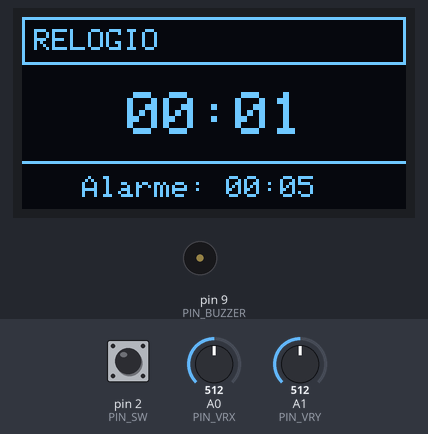
A sketch run on a simulated Arduino Uno, built with avr-gcc and run on an emulated ATmega328P. Shown: 128×64 one-colour display, buzzer (waves = sounding). The test bench sets the inputs (shaded band); at power-on: pin 2 (PIN_SW) HIGH, A0 (PIN_VRX) = 512, A1 (PIN_VRY) = 512.

Above: at 1.6 s.
1.7 s: pin 2 (PIN_SW) pulled LOW for 3.2 s
At 3.7 s:
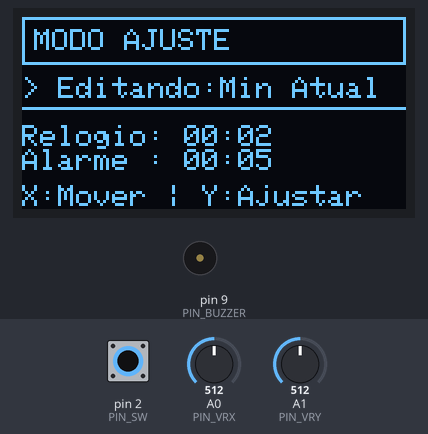
6.4 s: A0 (PIN_VRX) set to 599
7.9 s: A0 (PIN_VRX) set to 620
At 8.06 s:
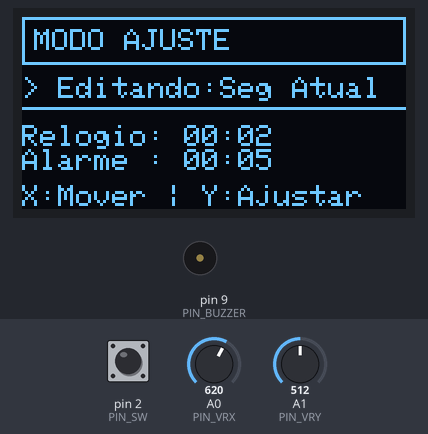
10.2 s: pin 2 (PIN_SW) pulled LOW for 0.15 s
At 14.0 s:
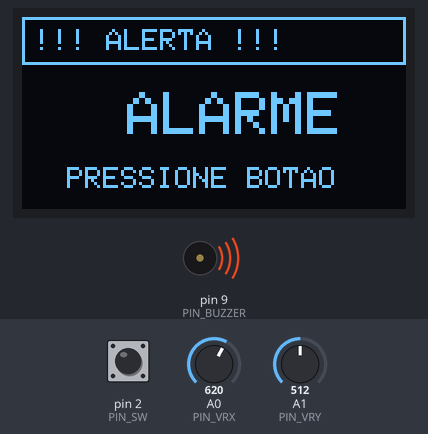
Timing chart, 0 to 14.3 s (numbered marks = the images above; inputs shaded):
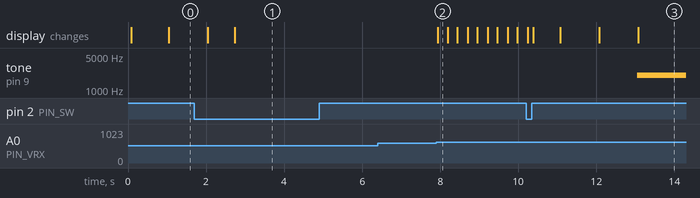

Measured:
- the behaviour switches between 612 and 613 on A0 (PIN_VRX) (found by bisection; images 1 and 2)
- after the input at 1.7 s, tone on pin 9 (PIN_BUZZER): stays silent (without the input it goes to 2000 Hz after 3.3 s); the display: first differs from a run without the input after 1.0 s (image 1)
- after the input at 6.4 s, every drawn part: stays the same
- after the input at 7.9 s, the display: changes at once (image 2)
- after the input at 10.2 s, tone on pin 9 (PIN_BUZZER): silent → 2000 Hz after 2.8 s; the display: first differs from a run without the input after 0.18 s (image 3 shows a later state)

The sketch:

stopwatch.ino
```cpp
// ============================================================
// Laboratório 2 - Alarme com Máquina de Estados (Modularizado)
// ============================================================

#include <Wire.h>
#include "pins.h"
#include "types.h"
#include "display_utils.h"
#include "input_utils.h"

// ===== Variáveis Globais de Tempo =====
unsigned long ultimoTick = 0;
const unsigned long tickInterval = 1000;
int minutosAtual = 0, segundosAtual = 0;
int minutosAlarme = 0, segundosAlarme = 5;

// ===== Variáveis Globais de Estado =====
EstadoPrincipal estadoAtual = ESTADO_NORMAL;
bool alarmeDisparado = false;
unsigned long inicioAlarme = 0;
const int duracaoAlarme = 5000;

// Configuração do modo ajuste
SubEstadoAjuste subEstadoAjuste = SEL_CAMPO;
unsigned long tempoUltimaAtividade = 0;
const int timeoutSubEstado = 3000; // 3s para voltar a selecionar campo

int campoSelecionado = 0;
const char* campos[] = {"Min Atual", "Seg Atual", "Min Alarme", "Seg Alarme"};

// ===== Funções de Lógica =====

void atualizarRelogio() {
  segundosAtual++;
  if (segundosAtual >= 60) {
    segundosAtual = 0;
    minutosAtual++;
    if (minutosAtual >= 60) minutosAtual = 0;
  }
}

void dispararAlarme() {
  estadoAtual = ESTADO_ALARME_ATIVO;
  alarmeDisparado = true;
  inicioAlarme = millis();
  tone(PIN_BUZZER, 2000);
}

void pararAlarme() {
  noTone(PIN_BUZZER);
  estadoAtual = ESTADO_NORMAL;
  alarmeDisparado = false;
  // Zera o tempo conforme solicitado
  minutosAtual = 0;
  segundosAtual = 0;
}

void tratarAcoesBotao(EstadoBotao b) {
  if (b == BOTAO_CONFIRMADO_CURTO) {
    if (estadoAtual == ESTADO_AJUSTE) {
      // AJUSTE --> NORMAL: botão SW curto
      estadoAtual = ESTADO_NORMAL;
      alarmeDisparado = false;
      atualizarDisplay(estadoAtual, subEstadoAjuste, minutosAtual, segundosAtual, minutosAlarme, segundosAlarme, campoSelecionado, campos, alarmeDisparado);
    } else if (estadoAtual == ESTADO_ALARME_ATIVO) {
      // ALARME_DISPARADO --> NORMAL: botão SW (DesligadoManual)
      pararAlarme();
      atualizarDisplay(estadoAtual, subEstadoAjuste, minutosAtual, segundosAtual, minutosAlarme, segundosAlarme, campoSelecionado, campos, alarmeDisparado);
    }
  } else if (b == BOTAO_CONFIRMADO_LONGO) {
    if (estadoAtual == ESTADO_NORMAL) {
      // NORMAL --> AJUSTE: botão SW longo
      estadoAtual = ESTADO_AJUSTE;
      subEstadoAjuste = SEL_CAMPO;
      campoSelecionado = 0;
      atualizarDisplay(estadoAtual, subEstadoAjuste, minutosAtual, segundosAtual, minutosAlarme, segundosAlarme, campoSelecionado, campos, alarmeDisparado);
    } else if (estadoAtual == ESTADO_ALARME_ATIVO) {
      // Também desliga o alarme no longo por conveniência
      pararAlarme();
      atualizarDisplay(estadoAtual, subEstadoAjuste, minutosAtual, segundosAtual, minutosAlarme, segundosAlarme, campoSelecionado, campos, alarmeDisparado);
    }
  }
}

void tratarAcoesJoystick(int dx, int dy) {
  tempoUltimaAtividade = millis();

  if (dx != 0) {
    // SelecionaCampo (Eixo X)
    subEstadoAjuste = SEL_CAMPO;
    campoSelecionado += dx;
    if (campoSelecionado < 0) campoSelecionado = 3;
    if (campoSelecionado > 3) campoSelecionado = 0;
  }

  if (dy != 0) {
    // IncrementaDecrementa (Eixo Y)
    subEstadoAjuste = INC_VALOR;
    int delta = dy;
    switch (campoSelecionado) {
      case 0: minutosAtual = (minutosAtual + delta + 60) % 60; break;
      case 1: segundosAtual = (segundosAtual + delta + 60) % 60; break;
      case 2: minutosAlarme = (minutosAlarme + delta + 60) % 60; break;
      case 3: segundosAlarme = (segundosAlarme + delta + 60) % 60; break;
    }
  }
}

// ===== SETUP =====
void setup() {
  Serial.begin(115200);

  if (!initDisplay()) {
    Serial.println("Erro OLED");
    while(1);
  }

  initInputs();
  pinMode(PIN_BUZZER, OUTPUT);
  noTone(PIN_BUZZER);

  atualizarDisplay(estadoAtual, subEstadoAjuste, minutosAtual, segundosAtual,
                   minutosAlarme, segundosAlarme, campoSelecionado,
                   campos, alarmeDisparado);
}

// ===== LOOP PRINCIPAL =====
void loop() {
  unsigned long agora = millis();

  // 1. Tick do Relógio
  if (agora - ultimoTick >= tickInterval) {
    ultimoTick = agora;
    if (estadoAtual == ESTADO_NORMAL) {
      atualizarRelogio();

      // Verifica alarme somente quando o tempo muda
      if (!alarmeDisparado && minutosAtual == minutosAlarme && segundosAtual == segundosAlarme) {
        dispararAlarme();
      }

      atualizarDisplay(estadoAtual, subEstadoAjuste, minutosAtual, segundosAtual,
                       minutosAlarme, segundosAlarme, campoSelecionado,
                       campos, alarmeDisparado);
    }
  }

  // 2. Processar Entradas
  // Se o alarme estiver ativo, verificamos a pressão bruta do botão para parada instantânea
  if (estadoAtual == ESTADO_ALARME_ATIVO && !digitalRead(PIN_SW)) {
      pararAlarme();
      atualizarDisplay(estadoAtual, subEstadoAjuste, minutosAtual, segundosAtual,
                       minutosAlarme, segundosAlarme, campoSelecionado,
                       campos, alarmeDisparado);
  }

  EstadoBotao b = processarBotao();
  tratarAcoesBotao(b);

  if (estadoAtual == ESTADO_AJUSTE) {
    // Timeout do sub-estado IncrementaDecrementa --> SelecionaCampo
    if (subEstadoAjuste == INC_VALOR && agora - tempoUltimaAtividade >= timeoutSubEstado) {
      subEstadoAjuste = SEL_CAMPO;
      atualizarDisplay(estadoAtual, subEstadoAjuste, minutosAtual, segundosAtual,
                       minutosAlarme, segundosAlarme, campoSelecionado,
                       campos, alarmeDisparado);
    }

    int dx, dy;
    if (lerJoystick(dx, dy)) {
      tratarAcoesJoystick(dx, dy);
      atualizarDisplay(estadoAtual, subEstadoAjuste, minutosAtual, segundosAtual,
                       minutosAlarme, segundosAlarme, campoSelecionado,
                       campos, alarmeDisparado);
    }
  }

  // 3. Lógica de Estados
  switch (estadoAtual) {
    case ESTADO_NORMAL:
      // A verificação do alarme agora só ocorre no "tick" do relógio (movido para cima)
      break;

    case ESTADO_ALARME_ATIVO:
      if (agora - inicioAlarme >= duracaoAlarme) {
        pararAlarme();
        atualizarDisplay(estadoAtual, subEstadoAjuste, minutosAtual, segundosAtual,
                         minutosAlarme, segundosAlarme, campoSelecionado,
                         campos, alarmeDisparado);
      }
      break;

    case ESTADO_AJUSTE:
      // Já tratado nas entradas
      break;
  }

  delay(10);
}
```

display_utils.cpp
```cpp
#include "display_utils.h"
#include <Wire.h>
#include <stdio.h>

// Definição do objeto display
Adafruit_SSD1306 display(SCREEN_WIDTH, SCREEN_HEIGHT, &Wire, -1);

bool initDisplay() {
  if (!display.begin(SSD1306_SWITCHCAPVCC, OLED_ADDR)) {
    return false;
  }
  display.clearDisplay();
  display.display();
  return true;
}

void desenharHeader(const char* titulo) {
  display.drawRect(0, 0, 128, 16, SSD1306_WHITE);
  display.setCursor(4, 4);
  display.setTextSize(1);
  display.println(titulo);
}

void atualizarDisplay(EstadoPrincipal estado,
                      SubEstadoAjuste subEstado,
                      int minAt, int segAt,
                      int minAl, int segAl,
                      int campoSel, const char* campos[],
                      bool alarmeDisparado) {
  display.clearDisplay();
  display.setTextColor(SSD1306_WHITE);

  char buf[32];

  switch (estado) {
    case ESTADO_NORMAL:
      display.invertDisplay(false);
      desenharHeader("RELOGIO");

      // Relógio Principal (Tamanho Grande)
      display.setTextSize(2);
      sprintf(buf, "%02d:%02d", minAt, segAt);
      display.setCursor(35, 25);
      display.println(buf);

      // Alarme no rodapé
      display.setTextSize(1);
      display.drawFastHLine(0, 48, 128, SSD1306_WHITE);
      sprintf(buf, "Alarme: %02d:%02d", minAl, segAl);
      display.setCursor(20, 53);
      display.println(buf);
      break;

    case ESTADO_AJUSTE:
      display.invertDisplay(false);
      desenharHeader("MODO AJUSTE");

      // Indica qual campo está sendo editado
      display.setCursor(0, 20);
      display.print(subEstado == SEL_CAMPO ? "> " : "* ");
      display.print("Editando:");
      display.println(campos[campoSel]);

      display.drawFastHLine(0, 30, 128, SSD1306_WHITE);

      // Valores atuais
      display.setCursor(0, 36);
      sprintf(buf, "Relogio: %02d:%02d", minAt, segAt);
      display.println(buf);
      sprintf(buf, "Alarme : %02d:%02d", minAl, segAl);
      display.println(buf);

      // Dica de navegação
      display.setCursor(0, 56);
      display.setTextSize(1);
      if (subEstado == SEL_CAMPO) display.print("X:Mover | Y:Ajustar");
      else display.print("Alterando Valor...");
      break;

    case ESTADO_ALARME_ATIVO:
      // Efeito Strobo (Pisca invertendo a cada 250ms)
      display.invertDisplay((millis() / 250) % 2);

      desenharHeader("!!! ALERTA !!!");

      display.setTextSize(2);
      display.setCursor(35, 25);
      display.println("ALARME");

      display.setTextSize(1);
      display.setCursor(15, 50);
      display.println("PRESSIONE BOTAO");
      break;
  }
  display.display();
}
```

display_utils.h
```cpp
#ifndef DISPLAY_UTILS_H
#define DISPLAY_UTILS_H

#include <Adafruit_SSD1306.h>
#include "types.h"

#define SCREEN_WIDTH 128
#define SCREEN_HEIGHT 64
#define OLED_ADDR 0x3C

// Declaração externa para que outros arquivos possam usar
extern Adafruit_SSD1306 display;

bool initDisplay();
void atualizarDisplay(EstadoPrincipal estado,
                      SubEstadoAjuste subEstado,
                      int minAt, int segAt,
                      int minAl, int segAl,
                      int campoSel, const char* campos[],
                      bool alarmeDisparado);

#endif
```

input_utils.cpp
```cpp
#include "input_utils.h"

// Variáveis internas para debounce e joystick
static unsigned long tempoPressionado = 0;
static const int LIMIAR_LONGO = 1000;
static EstadoBotao estadoBotaoInterno = BOTAO_ESPERA;

static int ultimoValorX = 512;
static int ultimoValorY = 512;
static const int deadzone = 100;
static unsigned long tempoUltimoMovimento = 0;
static const unsigned int atrasoMovimento = 250;

void initInputs() {
  pinMode(PIN_SW, INPUT_PULLUP);
}

EstadoBotao processarBotao() {
  bool pressionado = !digitalRead(PIN_SW);
  unsigned long agora = millis();

  switch (estadoBotaoInterno) {
    case BOTAO_ESPERA:
      if (pressionado) {
        estadoBotaoInterno = BOTAO_PRECIONADO;
        tempoPressionado = agora;
      }
      break;

    case BOTAO_PRECIONADO:
      if (!pressionado) {
        // Soltou rápido: clique curto
        if (agora - tempoPressionado >= 50) {
          estadoBotaoInterno = BOTAO_CONFIRMADO_CURTO; // Vai para o estado de confirmação
          return BOTAO_CONFIRMADO_CURTO;
        } else {
          estadoBotaoInterno = BOTAO_ESPERA;
        }
      } else {
        // Ainda segurando: clique longo
        if (agora - tempoPressionado >= LIMIAR_LONGO) {
          estadoBotaoInterno = BOTAO_CONFIRMADO_LONGO; // Vai para o estado de confirmação
          return BOTAO_CONFIRMADO_LONGO;
        }
      }
      break;

    case BOTAO_CONFIRMADO_CURTO:
    case BOTAO_CONFIRMADO_LONGO:
      // ESTADO DE TRAVA: Só volta a aceitar cliques quando você soltar o botão
      if (!pressionado) {
        estadoBotaoInterno = BOTAO_ESPERA;
      }
      return BOTAO_ESPERA;
      break;
  }
  return BOTAO_ESPERA;
}

bool lerJoystick(int &deltaX, int &deltaY) {
  int vrx = analogRead(PIN_VRX);
  int vry = analogRead(PIN_VRY);
  unsigned long agora = millis();
  bool mudou = false;

  deltaX = 0;
  deltaY = 0;

  if (agora - tempoUltimoMovimento > atrasoMovimento) {
    if (abs(vrx - 512) > deadzone) {
      deltaX = (vrx < 512 - deadzone) ? -1 : 1;
      mudou = true;
    }
    if (abs(vry - 512) > deadzone) {
      deltaY = (vry < 512 - deadzone) ? -1 : 1;
      mudou = true;
    }
    if (mudou) tempoUltimoMovimento = agora;
  }
  return mudou;
}
```

input_utils.h
```cpp
#ifndef INPUT_UTILS_H
#define INPUT_UTILS_H

#include <Arduino.h>
#include "types.h"
#include "pins.h"

void initInputs();
EstadoBotao processarBotao();
bool lerJoystick(int &deltaX, int &deltaY);

#endif
```

types.h
```cpp
#ifndef TYPES_H
#define TYPES_H

// Estados Principais do Sistema
typedef enum {
  ESTADO_NORMAL,
  ESTADO_AJUSTE,
  ESTADO_ALARME_ATIVO
} EstadoPrincipal;

// Sub-estados do modo de ajuste
typedef enum { SEL_CAMPO, INC_VALOR } SubEstadoAjuste;

// Estados da Máquina de Estados do Botão (Debounce)
typedef enum {
  BOTAO_ESPERA,
  BOTAO_PRECIONADO,
  BOTAO_CONFIRMADO_CURTO,
  BOTAO_CONFIRMADO_LONGO
} EstadoBotao;

#endif
```

pins.h
```cpp
#ifndef PINS_H
#define PINS_H

#include <Arduino.h>

// Pinos do joystick
#define PIN_VRX A0
#define PIN_VRY A1
#define PIN_SW  2

// Buzzer
#define PIN_BUZZER 9

#endif
```
